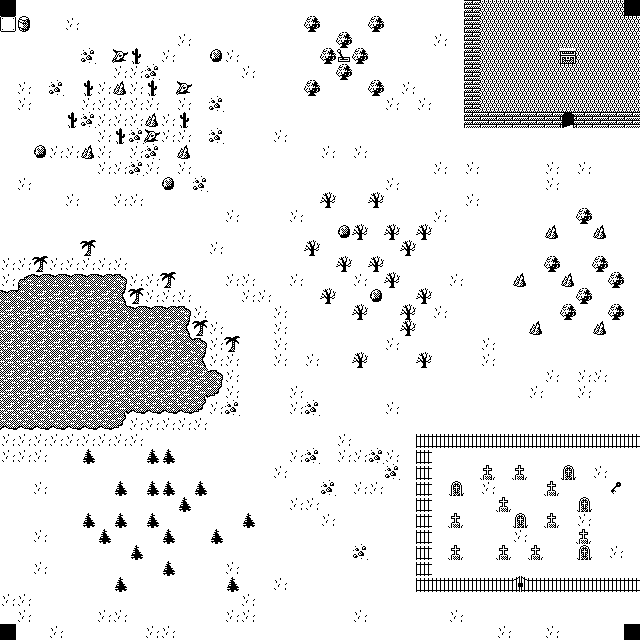

This is a level from a 2D game, rendered from its Tiled map with the project's own tilesets. A one-line summary and the complete map file follow:
An orthogonal 40x40 tile map with 16x16 px tiles, 1 tile layer (Capa de Patrones 1).

<map version="1.0" tiledversion="1.1.4" orientation="orthogonal" renderorder="right-down" width="40" height="40" tilewidth="16" tileheight="16" infinite="0" nextobjectid="1">
 <tileset firstgid="1" source="tileset_1bit.tsx" />
 <layer name="Capa de Patrones 1" width="40" height="40">
  <data encoding="csv">
28,64,64,64,64,64,64,64,64,64,64,64,64,64,64,64,64,64,64,64,64,64,64,64,64,64,64,64,64,4,44,44,44,44,44,44,44,44,44,28,
1,61,64,64,7,64,64,64,64,64,64,64,64,64,64,64,64,64,64,8,64,64,64,8,64,64,64,64,64,4,44,44,44,44,44,44,44,44,44,44,
64,64,64,64,64,64,64,64,64,64,64,7,64,64,64,64,64,64,64,64,64,8,64,64,64,64,64,7,64,4,44,44,44,44,44,44,44,44,44,44,
64,64,64,64,64,37,64,58,57,64,7,64,64,59,7,64,64,64,64,64,8,46,8,64,64,64,64,64,64,4,44,44,44,44,44,62,44,44,44,44,
64,64,64,64,64,64,64,7,7,37,64,64,64,64,64,7,64,64,64,64,64,8,64,64,64,64,64,64,64,4,44,44,44,44,44,44,44,44,44,44,
64,7,64,37,64,57,7,38,7,57,64,58,64,64,64,64,64,64,64,8,64,64,64,8,64,7,64,64,64,4,44,44,44,44,44,44,44,44,44,44,
64,7,64,64,64,7,7,7,7,7,64,7,64,37,64,64,64,64,64,64,64,64,64,64,7,64,7,64,64,4,44,44,44,44,44,44,44,44,44,44,
64,64,64,64,57,37,7,7,7,38,7,57,64,64,64,64,64,64,64,64,64,64,64,64,64,64,64,64,64,4,4,4,4,4,4,51,4,4,4,4,
64,64,64,64,64,64,7,57,37,58,7,7,64,37,64,64,64,7,64,64,64,64,64,64,64,64,64,64,64,64,64,64,64,64,64,64,64,64,64,64,
64,64,59,7,7,38,7,64,7,37,64,38,64,64,64,64,64,64,64,64,7,64,7,64,64,64,64,64,64,64,64,64,64,64,64,64,64,64,64,64,
64,64,64,64,64,64,7,7,37,7,64,7,64,64,64,64,64,64,64,64,64,64,64,64,64,64,64,7,64,7,64,64,64,64,7,64,7,64,64,64,
64,7,64,64,64,64,64,64,64,64,59,64,37,64,64,64,64,64,64,64,64,64,64,64,7,64,64,64,64,64,64,64,64,64,7,64,64,64,64,64,
64,64,64,64,7,64,64,7,7,64,64,64,64,64,64,64,64,64,64,64,22,64,64,22,64,64,64,64,64,7,64,64,64,64,64,64,64,64,64,64,
64,64,64,64,64,64,64,64,64,64,64,64,64,64,7,64,64,64,7,64,64,64,64,64,64,64,64,7,64,64,64,64,64,64,64,64,8,64,64,64,
64,64,64,64,64,64,64,64,64,64,64,64,64,64,64,64,64,64,64,64,64,59,22,64,22,64,22,64,64,64,64,64,64,64,38,64,64,38,64,64,
64,64,64,64,64,16,64,64,64,64,64,64,64,7,64,64,64,64,64,22,64,64,64,64,64,22,64,64,64,64,64,64,64,64,64,64,64,64,64,64,
7,7,16,7,7,7,7,7,64,64,64,64,64,64,64,64,64,64,64,64,64,22,64,22,64,64,64,64,64,64,64,64,64,64,8,64,64,8,64,64,
7,9,10,10,10,10,10,11,7,7,16,64,64,64,7,7,64,64,7,64,64,64,7,64,22,64,64,64,7,64,64,64,38,64,64,38,64,64,8,64,
10,42,18,18,18,18,18,19,16,7,7,7,64,64,64,7,7,64,64,64,22,64,64,59,64,64,22,64,64,64,64,64,64,64,64,64,8,64,64,64,
18,18,18,18,18,18,18,41,10,10,10,11,7,64,64,64,64,7,64,64,64,64,22,64,64,22,64,7,64,64,64,64,64,64,64,8,64,64,8,64,
18,18,18,18,18,18,18,18,18,18,18,19,16,7,64,64,64,7,64,64,64,64,64,64,64,22,64,64,64,64,64,64,64,38,64,64,64,38,64,64,
18,18,18,18,18,18,18,18,18,18,18,41,11,7,16,64,64,7,64,64,64,64,64,64,7,64,64,64,64,64,7,64,64,64,64,64,64,64,64,64,
18,18,18,18,18,18,18,18,18,18,18,18,19,7,7,64,64,7,64,7,64,64,22,64,64,64,22,64,64,64,7,64,64,64,64,64,64,64,64,64,
18,18,18,18,18,18,18,18,18,18,18,18,18,11,7,64,64,64,64,64,64,64,64,64,64,64,64,64,64,64,64,64,64,64,7,64,7,7,64,64,
18,18,18,18,18,18,18,18,18,18,18,18,33,27,7,64,64,64,7,64,64,64,64,64,64,64,64,64,64,64,64,64,64,7,64,64,7,64,64,64,
18,18,18,18,18,18,18,33,26,26,26,26,27,7,37,64,64,64,7,37,64,64,64,64,7,64,64,64,64,64,64,64,64,64,64,64,64,64,64,64,
26,26,26,26,26,26,26,27,7,7,7,7,7,64,64,64,64,64,64,64,64,64,64,64,64,64,64,64,64,64,64,64,64,64,64,64,64,64,64,64,
7,7,7,7,7,7,7,7,7,64,64,64,64,64,64,64,64,64,64,64,64,7,64,64,64,64,20,20,20,20,20,20,20,20,20,20,20,20,20,20,
7,7,7,64,64,29,64,64,64,29,29,64,64,64,64,64,64,64,7,37,64,7,7,37,7,64,20,64,64,64,64,64,64,64,64,64,64,64,64,64,
64,64,64,64,64,64,64,64,64,64,64,64,64,64,64,64,64,7,64,64,64,64,64,64,37,64,20,64,64,64,24,64,24,64,64,23,64,7,64,64,
64,64,7,64,64,64,64,29,64,29,29,64,29,64,64,64,64,64,64,64,37,64,7,7,64,64,20,64,23,64,7,64,64,64,24,64,64,64,48,64,
64,64,64,64,64,64,64,64,64,64,64,29,64,64,64,64,64,64,7,7,64,64,64,64,64,64,20,64,64,64,64,24,64,64,64,64,23,64,64,64,
64,64,64,64,64,29,64,29,64,29,64,64,64,64,64,29,64,64,64,64,7,64,64,64,64,64,20,64,24,64,64,64,23,64,24,64,7,64,64,64,
64,64,7,64,64,64,29,64,64,64,29,64,64,29,64,64,64,64,64,64,64,64,64,64,64,64,20,64,64,64,64,64,7,64,64,64,24,64,64,64,
64,64,64,64,64,64,64,64,29,64,64,64,64,64,64,64,64,64,64,64,64,64,37,64,64,64,20,64,24,64,64,24,64,24,64,64,23,64,7,64,
64,64,7,64,64,64,64,64,64,64,29,64,64,64,7,64,64,64,64,64,64,64,64,64,64,64,20,64,64,64,64,64,64,64,64,64,64,64,64,64,
64,64,64,64,64,64,64,29,64,64,64,64,64,64,29,64,64,7,64,64,64,64,64,64,64,64,20,20,20,20,20,20,21,20,20,20,20,20,20,20,
7,7,64,64,64,64,64,64,64,64,64,64,64,64,64,7,64,64,64,64,64,64,64,64,64,64,64,64,64,64,64,64,64,64,64,64,64,64,64,64,
64,7,64,64,64,64,7,7,64,64,64,64,64,64,7,7,64,64,64,64,64,64,7,64,64,64,64,64,7,64,64,64,64,64,64,64,64,64,64,64,
28,64,64,7,64,64,64,64,64,7,7,64,64,64,64,64,64,64,64,64,64,64,64,64,64,64,64,64,64,64,64,7,64,64,7,64,64,64,64,28
</data>
 </layer>
</map>
